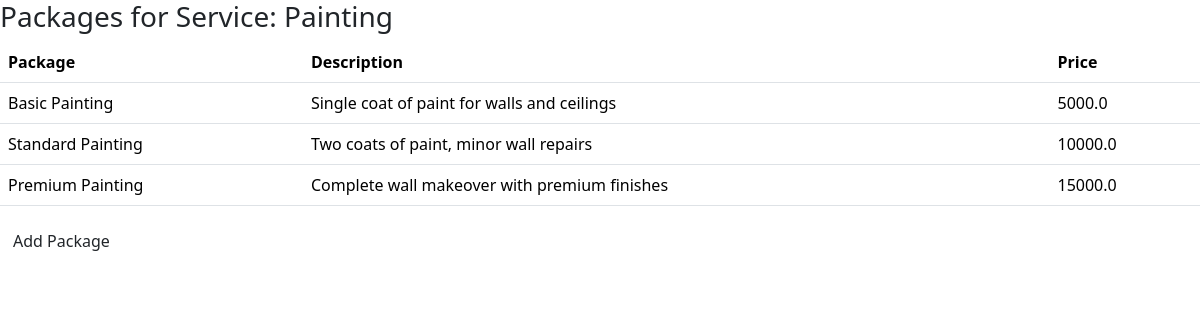
Page /services/7/packages on the committed database.
### app.py (models this page shows)
class Package(db.Model):
    __tablename__="package"
    id=db.Column(db.Integer, primary_key=True)
    name=db.Column(db.String(50), nullable=False)
    price=db.Column(db.Float, nullable=False)
    description=db.Column(db.Text, nullable=False)
    service_id=db.Column(db.Integer, db.ForeignKey('service.id'), nullable=False)
    service=db.relationship('Service',back_populates='package')

### app.py (the view)
@app.route('/services/<int:id>/packages', methods=["GET"])
def view_package(id):
    service=Service.query.get(id)
    if service:
        package=Package.query.filter_by(service_id=id).all()
        return render_template('view_pkg.html',service=service,package=package)
    return redirect(url_for('admin'))

### templates/view_pkg.html (shortened to what this page needs)
{% extends "base.html"%} {% block body%}
<h3>Packages for Service: {{ service.name }}</h3>
<table class="table">
    <thead>
      <tr>
        <th>Package</th>
        <th>Description</th>
        <th>Price</th>
      </tr>
    </thead>
    <tbody>
        {% for package in package %}
        <tr>
          <td>{{ package.name }}</td>
          <td>{{ package.description }}</td>
          <td>{{ package.price }}</td>
      {% endfor %}
    </tbody>
  </table>
  <a class="btn btn" href="{{url_for('add_package', id=service.id)}}"
            >Add Package</a
          >
  {% endblock %}

### rows in the picture
Package: name "Basic Painting", description "Single coat of paint for walls and ceilings", price "5000.0"
Package: name "Standard Painting", description "Two coats of paint, minor wall repairs", price "10000.0"
Package: name "Premium Painting", description "Complete wall makeover with premium finishes", price "15000.0"
